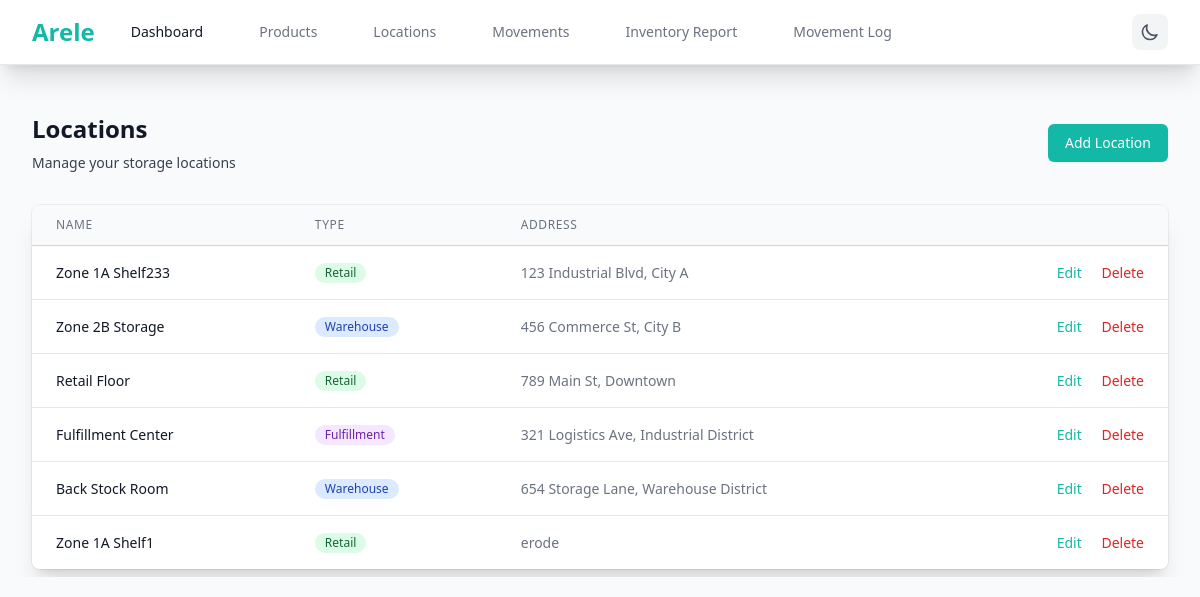
/locations, run on the app's committed database.
### app.py (models this page shows)
class Location(db.Model):
    __tablename__ = 'locations'
    id = db.Column(db.String(36), primary_key=True, default=lambda: str(uuid.uuid4()))
    name = db.Column(db.String(100), nullable=False, unique=True)
    address = db.Column(db.Text, nullable=True)
    type = db.Column(db.String(50), nullable=False, default='Warehouse')

### app.py (the view)
@app.route('/locations')
def locations():
    locations = Location.query.all()
    return render_template('locations.html', locations=locations)

### templates/locations.html (shortened to what this page needs)
{% extends "layout.html" %}
{% block content %}
<div class="px-4 py-6 sm:px-0">
    <div class="sm:flex sm:items-center">
        <div class="sm:flex-auto">
            <h1 class="text-2xl font-bold text-gray-900 dark:text-white">Locations</h1>
            <p class="mt-2 text-sm text-gray-700 dark:text-gray-300">Manage your storage locations</p>
        </div>
        <div class="mt-4 sm:mt-0 sm:ml-16 sm:flex-none">
            <a href="{{ url_for('add_location') }}" class="inline-flex items-center justify-center rounded-md border border-transparent bg-primary px-4 py-2 text-sm font-medium text-white shadow-sm hover:bg-teal-600 focus:outline-none focus:ring-2 focus:ring-primary focus:ring-offset-2 dark:focus:ring-offset-gray-800 transition-colors duration-200">
                Add Location
            </a>
        </div>
    </div>
    <div class="mt-8 flex flex-col">
        <div class="-my-2 -mx-4 overflow-x-auto sm:-mx-6 lg:-mx-8">
            <div class="inline-block min-w-full py-2 align-middle md:px-6 lg:px-8">
                <div class="overflow-hidden shadow-xl ring-1 ring-black ring-opacity-5 md:rounded-lg">
                    <table class="min-w-full divide-y divide-gray-300 dark:divide-gray-600">
                        <thead class="bg-gray-50 dark:bg-gray-700">
                            <tr>
                                <th scope="col" class="px-6 py-3 text-left text-xs font-medium text-gray-500 dark:text-gray-300 uppercase tracking-wider">Name</th>
                                <th scope="col" class="px-6 py-3 text-left text-xs font-medium text-gray-500 dark:text-gray-300 uppercase tracking-wider">Type</th>
                                <th scope="col" class="px-6 py-3 text-left text-xs font-medium text-gray-500 dark:text-gray-300 uppercase tracking-wider">Address</th>
                                <th scope="col" class="relative px-6 py-3"><span class="sr-only">Actions</span></th>
                            </tr>
                        </thead>
                        <tbody class="bg-white dark:bg-gray-800 divide-y divide-gray-200 dark:divide-gray-600">
                            {% for location in locations %}
                            <tr class="hover:bg-gray-50 dark:hover:bg-gray-700 transition-colors duration-200">
                                <td class="px-6 py-4 whitespace-nowrap text-sm font-medium text-gray-900 dark:text-white">
                                    {{ location.name }}
                                </td>
                                <td class="px-6 py-4 whitespace-nowrap text-sm text-gray-500 dark:text-gray-300">
                                    <span class="inline-flex items-center px-2.5 py-0.5 rounded-full text-xs font-medium
                                        {% if location.type == 'Warehouse' %}bg-blue-100 text-blue-800 dark:bg-blue-900 dark:text-blue-200
                                        {% elif location.type == 'Retail' %}bg-green-100 text-green-800 dark:bg-green-900 dark:text-green-200
                                        {% elif location.type == 'Fulfillment' %}bg-purple-100 text-purple-800 dark:bg-purple-900 dark:text-purple-200
                                        {% else %}bg-gray-100 text-gray-800 dark:bg-gray-900 dark:text-gray-200{% endif %}">
                                        {{ location.type }}
                                    </span>
                                </td>
                                <td class="px-6 py-4 text-sm text-gray-500 dark:text-gray-300">
                                    {{ location.address or 'No address' }}
                                </td>
                                <td class="px-6 py-4 whitespace-nowrap text-right text-sm font-medium">
                                    <a href="{{ url_for('edit_location', id=location.id) }}" class="text-primary hover:text-teal-600 dark:hover:text-teal-400 mr-4 transition-colors duration-200">Edit</a>
                                    <button onclick="showDeleteModal('{{ location.id }}', 'locations')" class="text-red-600 hover:text-red-900 dark:text-red-400 dark:hover:text-red-300 transition-colors duration-200">Delete</button>
                                </td>
                            </tr>
                            {% endfor %}
                        </tbody>
                    </table>
                </div>
            </div>
        </div>
    </div>
</div>
{% endblock %}

### templates/layout.html (shortened to what this page needs)
<!DOCTYPE html>
<html lang="en" class="h-full">
<head>
    <script src="https://cdn.tailwindcss.com"></script>
</head>
<body class="h-full bg-gray-50 dark:bg-gray-900 transition-colors duration-300">
    <div class="min-h-full">
        <nav class="bg-white dark:bg-gray-800 shadow-xl border-b border-gray-200 dark:border-gray-700">
            <div class="max-w-7xl mx-auto px-4 sm:px-6 lg:px-8">
                <div class="flex justify-between h-16">
                    <div class="flex items-center">
                        <div class="flex-shrink-0">
                            <h1 class="text-2xl font-bold text-primary dark:text-teal-400">Arele </h1>
                        </div>
                        <div class="hidden md:ml-6 md:flex md:space-x-8">
                            <a href="{{ url_for('index') }}" class="text-gray-900 dark:text-white hover:text-primary dark:hover:text-teal-400 px-3 py-2 rounded-md text-sm font-medium transition-colors duration-200">Dashboard</a>
                            <a href="{{ url_for('products') }}" class="text-gray-500 dark:text-gray-300 hover:text-primary dark:hover:text-teal-400 px-3 py-2 rounded-md text-sm font-medium transition-colors duration-200">Products</a>
                            <a href="{{ url_for('locations') }}" class="text-gray-500 dark:text-gray-300 hover:text-primary dark:hover:text-teal-400 px-3 py-2 rounded-md text-sm font-medium transition-colors duration-200">Locations</a>
                            <a href="{{ url_for('movements') }}" class="text-gray-500 dark:text-gray-300 hover:text-primary dark:hover:text-teal-400 px-3 py-2 rounded-md text-sm font-medium transition-colors duration-200">Movements</a>
                            <a href="{{ url_for('report') }}" class="text-gray-500 dark:text-gray-300 hover:text-primary dark:hover:text-teal-400 px-3 py-2 rounded-md text-sm font-medium transition-colors duration-200">Inventory Report</a>
                            <a href="{{ url_for('movement_log') }}" class="text-gray-500 dark:text-gray-300 hover:text-primary dark:hover:text-teal-400 px-3 py-2 rounded-md text-sm font-medium transition-colors duration-200">Movement Log</a>
                        </div>
                    </div>
                    <div class="flex items-center space-x-4">
                        <button onclick="toggleDarkMode()" class="p-2 rounded-lg bg-gray-100 dark:bg-gray-700 text-gray-600 dark:text-gray-300 hover:bg-gray-200 dark:hover:bg-gray-600 transition-colors duration-200">
                            <svg class="w-5 h-5" fill="none" stroke="currentColor" viewBox="0 0 24 24">
                                <path stroke-linecap="round" stroke-linejoin="round" stroke-width="2" d="M20.354 15.354A9 9 0 018.646 3.646 9.003 9.003 0 0012 21a9.003 9.003 0 008.354-5.646z"></path>
                            </svg>
                        </button>
                    </div>
                </div>
            </div>
        </nav>
        <main class="max-w-7xl mx-auto py-6 sm:px-6 lg:px-8">
            {% block content %}{% endblock %}
        </main>
    </div>
</body>
</html>

### data on the page
Location: name "Zone 1A Shelf233", type "Retail", address "123 Industrial Blvd, City A"
Location: name "Zone 2B Storage", type "Warehouse", address "456 Commerce St, City B"
Location: name "Retail Floor", type "Retail", address "789 Main St, Downtown"
Location: name "Fulfillment Center", type "Fulfillment", address "321 Logistics Ave, Industrial District"
Location: name "Back Stock Room", type "Warehouse", address "654 Storage Lane, Warehouse District"
Location: name "Zone 1A Shelf1", type "Retail", address "erode"
